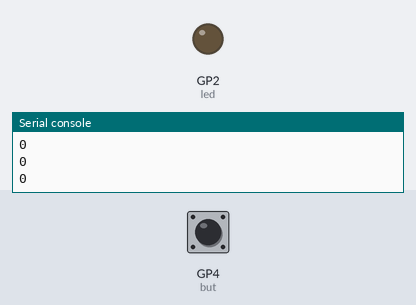
The program below on a simulated Raspberry Pi Pico running MicroPython. Shown: output pins drawn as LEDs (lit = HIGH), the last lines printed to the serial console. The inputs (shaded band) are chosen by the test bench; at power-on: GP4 (but) LOW.

Above: at 1.2 s.
1.3 s: GP4 (but) pulled HIGH for 0.15 s
At 1.4 s:
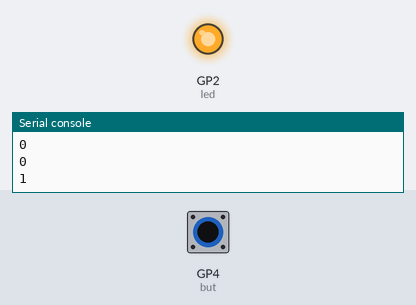
3.0 s: GP4 (but) pulled HIGH for 3.2 s
At 6.7 s:
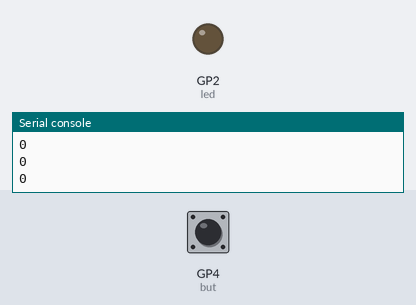
Timing chart, 0 to 8.2 s (numbered marks = the images above; inputs shaded):
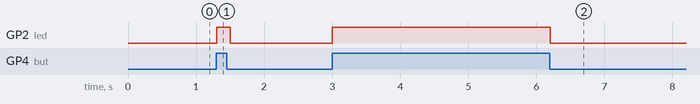

The program:

digisen.py
```python
# this program is to control led with button. led turn on when switch is pushed.
from machine import Pin
from utime import sleep_ms

but=Pin(4,Pin.IN,Pin.PULL_DOWN)   # connect one terminal to -ve and another to pin 4.
led=Pin(2,Pin.OUT)

while True:
    led.value(but.value())
    print(but.value())
    sleep_ms(100)
```

Measured:
- after the input at 1.3 s, GP2 (led): LOW → HIGH at once, → LOW 0.20 s later
- after the input at 3.0 s, GP2 (led): LOW → HIGH at once, → LOW 3.2 s later
